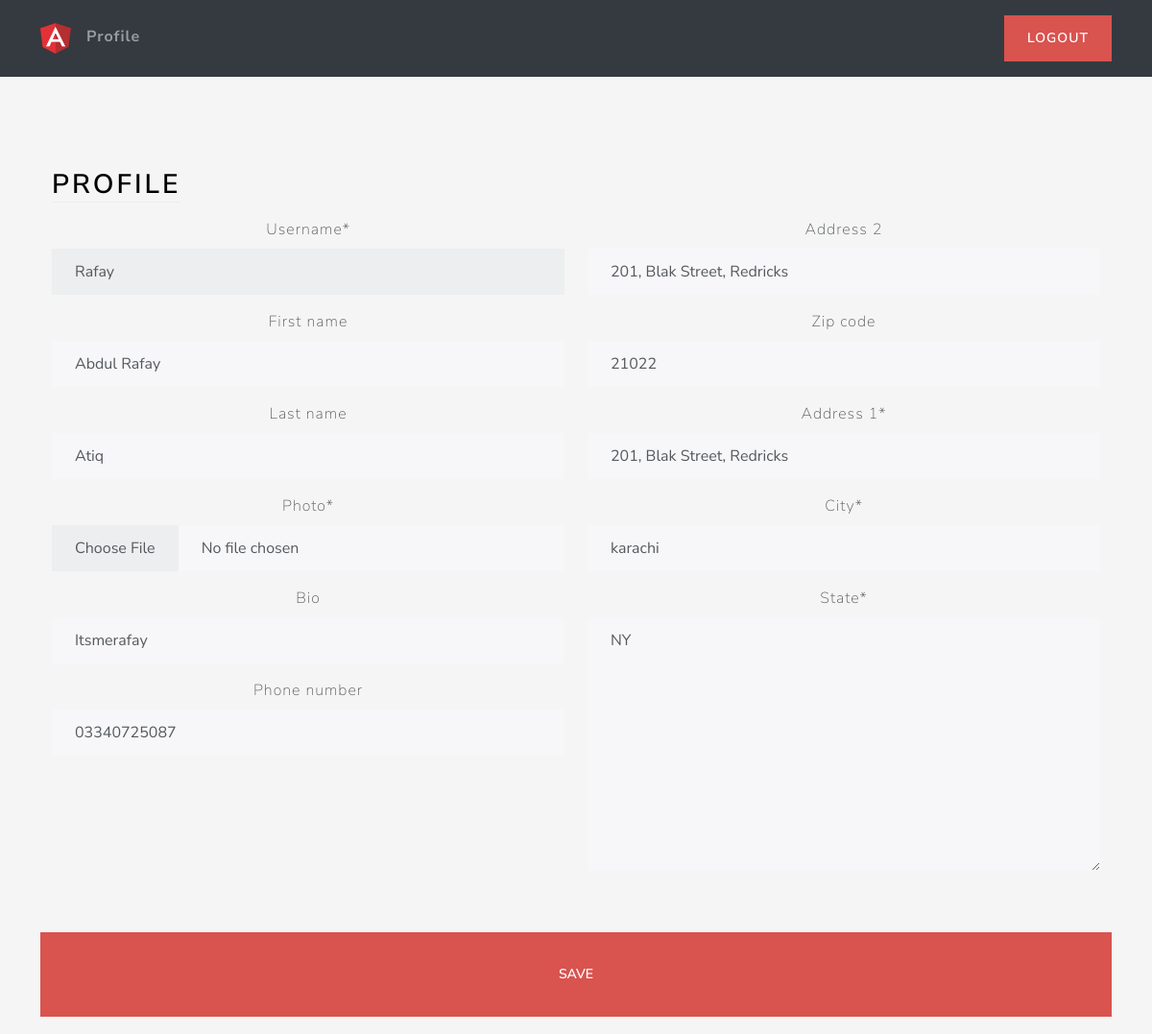
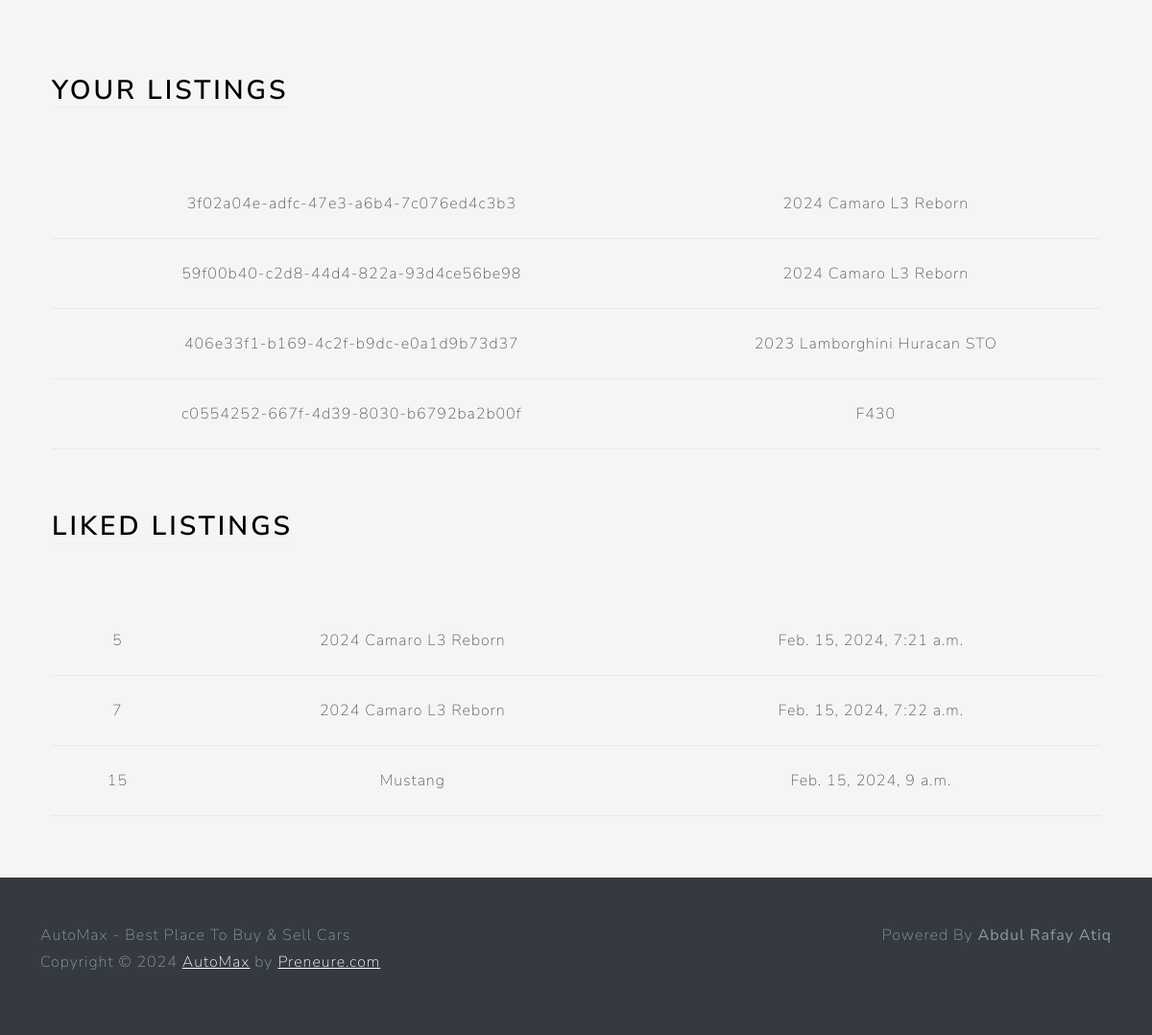
/profile/ (signed in), run on the app's committed database (2 pictures, top to bottom).
### users/models.py (models this page shows, shortened)
class Profile(models.Model):
    user = models.OneToOneField(User, on_delete=models.CASCADE)
    photo = models.ImageField(upload_to=user_directory_path,null=True)
    bio = models.CharField(max_length=140, blank=True)
    phone_number = models.CharField(max_length=12, blank=True)
    location = models.OneToOneField(
        Location, on_delete=models.SET_NULL, null=True)

class Location(models.Model):
    address_1 = models.CharField(max_length=128, blank=True)
    address_2 = models.CharField(max_length=128, blank=True)
    city = models.CharField(max_length=64)
    state = USStateField(default="NY")
    zip_code = USZipCodeField(blank=True)

### main/models.py (models this page shows)
class Listing(models.Model):
    id = models.UUIDField(
        primary_key=True, default=uuid.uuid4, unique=True, editable=False)
    created_at = models.DateTimeField(auto_now_add=True)
    updated_at = models.DateTimeField(auto_now=True)
    seller = models.ForeignKey(Profile, on_delete=models.CASCADE)
    brand = models.CharField(max_length=24, choices=CARS_BRANDS, default=None)
    model = models.CharField(max_length=64,)
    vin = models.CharField(max_length=17,)
    mileage = models.IntegerField(default=0)
    color = models.CharField(max_length=24,)
    description = models.TextField()
    engine = models.CharField(max_length=24,)
    transmisson = models.CharField(
        max_length=24, choices=TRANSMISSION_OPTIONS, default=None)
    location = models.OneToOneField(
        Location, on_delete=models.SET_NULL, null=True)
    image = models.ImageField(upload_to=user_listing_path)
    def __str__(self):
        return f"{self.seller.user.username}'s Listing"

class LikedListing(models.Model):
    profile = models.ForeignKey(Profile, on_delete=models.CASCADE)
    listing = models.ForeignKey(Listing, on_delete=models.CASCADE)
    like_date = models.DateTimeField(auto_now_add=True)
    def __str__(self):
        return f"{self.listing} is liked by {self.profile.user.username}"

### users/views.py (the view, shortened to what this page needs)
# urls.py: path('profile/',ProfileView.as_view(), name="profile"),
@method_decorator(login_required, name="dispatch")
class ProfileView(View):
    def get(self, request):
        user_listing = Listing.objects.filter(seller=request.user.profile)
        user_liked_listing = LikedListing.objects.filter(profile=request.user.profile).all()
        user_form = UserForm(instance=request.user) # will give the 3 values from the user table currently
        profile_form = ProfileForm(instance=request.user.profile)
        location_form = LocationForm(instance=request.user.profile.location)
        context = {
            "user_form":user_form,
            "profile_form":profile_form,
            "location_form":location_form,
            "user_listing":user_listing,
            "user_liked_listing":user_liked_listing
        }
        print(user_liked_listing)
        return render(request, "views/profile.html",context=context)

### users/forms.py
class UserForm(forms.ModelForm):
    username = forms.CharField(disabled=True)   # able to view not to change
    class Meta:
        model = User
        fields = ("username", "first_name", "last_name")

class ProfileForm(forms.ModelForm):
    photo = forms.ImageField(widget=CustomPictureImageFieldWidget)
    bio = forms.TextInput()
    class Meta:
        model = Profile
        fields = ('photo', 'bio', 'phone_number')

### users/templates/views/profile.html (shortened to what this page needs)
{% extends 'base/base.html' %}
{% load static %}
{% load crispy_forms_tags %}
{% block 'body' %}
<div class="container-fluid text-center py-5">
    <div class="container px-4 py-5" id="hanging-icons">
        <div class="row g-4">
            <div class="col d-flex align-items-start">
                <div>
                    <h2 class="mb-3 border-bottom" style="color: black">Profile</h2>
                </div>
            </div>
        </div>
        <form action="" method="post" enctype="multipart/form-data">
            <div class="row">
                <div class="col-6">
                    {{ user_form|crispy }}
                    {{ profile_form|crispy }}
                </div>
                <div class="col-6">
                    {{ location_form|crispy }}
                <br><br>
                </div>
                <br><button class="btn btn-lg btn-danger" type="submit" value="Submit">Save</button>
            </div>
        </form>
    </div>
    <div class="container px-4">
        <div class="row g-4 py-5">
            <div class="col d-flex align-items-start">
                <div>
                    <h2 class="mb-3 border-bottom" style="color: black">Your Listings</h2>
                </div>
            </div>
        </div>
        <table class="table table-hover">
            <tbody>
                {% for listing in user_listing %}
                <tr>
                    <td>{{ listing.id }}</td>
                    <td>{{ listing.model }}</td>
                </tr>
                {% endfor %}
            </tbody>
        </table>
    </div>
    <div class="container px-4">
        <div class="row g-4 py-5">
            <div class="col d-flex align-items-start">
                <div>
                    <h2 class="mb-3 border-bottom" style="color: black">Liked Listings</h2>
                </div>
            </div>
        </div>
        <table class="table table-hover">
            <tbody>
                {% for liked_listing in user_liked_listing %}
                <tr>
                    <td>{{ liked_listing.id }}</td>
                    <td>{{ liked_listing.listing.model }}</td>
                    <td>{{ liked_listing.like_date }}</td>
                </tr>
                {% endfor %}
            </tbody>
        </table>
    </div>
</div>
{% endblock %}

### main/static/css/style.css (style rules this page uses)
html, body { height: 100%; }
body { align-items: center; padding-bottom: 40px; background-color: #f5f5f5; }
.h2, h2 { color: white; }

### data on the page
Profile: bio "Itsmerafay", phone_number "03340725087"
Location: address_2 "201, Blak Street, Redricks", zip_code "21022", address_1 "201, Blak Street, Redricks", city "karachi", state "NY"
Listing: id "3f02a04e-adfc-47e3-a6b4-7c076ed4c3b3", model "2024 Camaro L3 Reborn"
Listing: id "59f00b40-c2d8-44d4-822a-93d4ce56be98", model "2024 Camaro L3 Reborn"
Listing: id "406e33f1-b169-4c2f-b9dc-e0a1d9b73d37", model "2023 Lamborghini Huracan STO"
Listing: id "c0554252-667f-4d39-8030-b6792ba2b00f", model "F430"
LikedListing: id "5", listing.model "2024 Camaro L3 Reborn", like_date "Feb. 15, 2024, 7:21 a.m."
LikedListing: id "7", listing.model "2024 Camaro L3 Reborn", like_date "Feb. 15, 2024, 7:22 a.m."
LikedListing: id "15", listing.model "Mustang", like_date "Feb. 15, 2024, 9 a.m."
